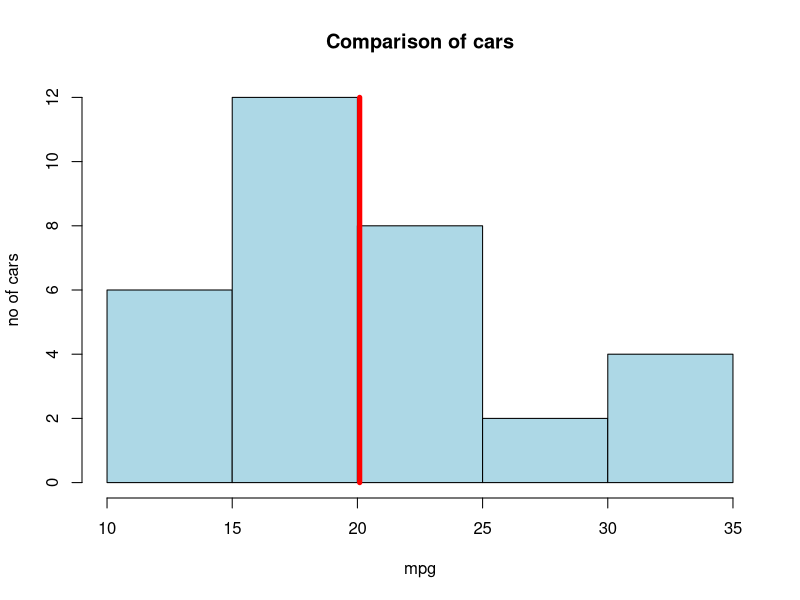

The R script that drew this image:
## ---- chunk 1
data("mtcars")
hist(mtcars$mpg,xlab='mpg' ,ylab = 'no of cars',col = 'lightblue',main = 'Comparison of cars' )
mu <- mean(mtcars$mpg)
lines(c(mu,mu),c(0,12),col='red',lwd=5,main='your car')

